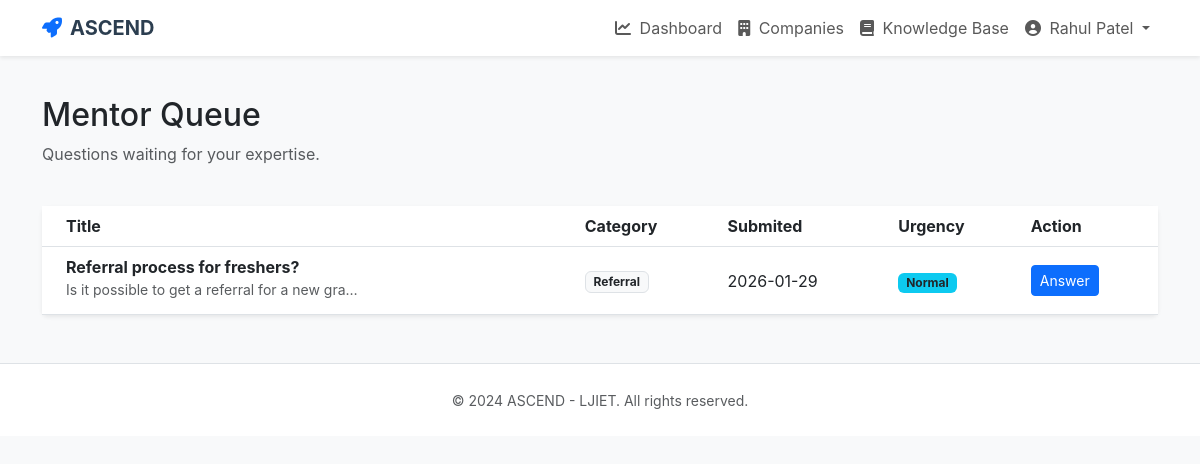
Screenshot of /mentor_queue (signed in) with the database file from the repository.
### app/models.py (models this page shows, shortened)
class User(UserMixin, db.Model):
    id = db.Column(db.Integer, primary_key=True)
    name = db.Column(db.String(64), nullable=False)
    email = db.Column(db.String(120), index=True, unique=True, nullable=False)
    password_hash = db.Column(db.String(128))
    role = db.Column(db.String(20), nullable=False) # 'student', 'alumni', 'admin'
    created_at = db.Column(db.DateTime, default=datetime.utcnow)
    student_profile = db.relationship('Student', backref='user', uselist=False)
    alumni_profile = db.relationship('Alumni', backref='user', uselist=False)

class Question(db.Model):
    id = db.Column(db.Integer, primary_key=True)
    student_id = db.Column(db.Integer, db.ForeignKey('student.id'))
    company_id = db.Column(db.Integer, db.ForeignKey('company.id'))
    title = db.Column(db.String(200), nullable=False)
    body = db.Column(db.Text, nullable=False)
    category = db.Column(db.String(50)) # Interview, Roadmap, etc.
    urgency = db.Column(db.String(20)) # Normal, High
    status = db.Column(db.String(20), default='pending') # pending, answered
    created_at = db.Column(db.DateTime, default=datetime.utcnow)
    responses = db.relationship('Response', backref='question', lazy='dynamic')
    target_mentor_id = db.Column(db.Integer, db.ForeignKey('alumni.id'), nullable=True)

### app/routes/main.py (the view)
@bp.route('/mentor_queue')
@login_required
def mentor_queue():
    if current_user.role != 'alumni':
        flash('Access denied.', 'danger')
        return redirect(url_for('main.student_dashboard'))
    questions = Question.query.filter_by(status='pending').all()
    return render_template('main/mentor_queue.html', questions=questions)

### app/models.py (called while the page is built)
@login.user_loader
def load_user(id):
    return User.query.get(int(id))

### app/templates/main/mentor_queue.html
{% extends "base.html" %}
{% block content %}
<div class="row mb-4">
    <div class="col-12">
        <h2>Mentor Queue</h2>
        <p class="text-muted">Questions waiting for your expertise.</p>
    </div>
</div>
<div class="card shadow-sm border-0">
    <div class="table-responsive">
        <table class="table table-hover align-middle mb-0">
            <thead class="bg-light">
                <tr>
                    <th class="ps-4">Title</th>
                    <th>Category</th>
                    <th>Submited</th>
                    <th>Urgency</th>
                    <th>Action</th>
                </tr>
            </thead>
            <tbody>
                {% for question in questions %}
                <tr>
                    <td class="ps-4">
                        <div class="fw-bold text-dark">{{ question.title }}</div>
                        <small class="text-muted text-truncate d-inline-block" style="max-width: 300px;">{{
                            question.body }}</small>
                    </td>
                    <td><span class="badge bg-light text-dark border">{{ question.category }}</span></td>
                    <td>{{ question.created_at.strftime('%Y-%m-%d') }}</td>
                    <td>
                        {% if question.urgency == 'High' %}
                        <span class="badge bg-danger">High</span>
                        {% else %}
                        <span class="badge bg-info text-dark">Normal</span>
                        {% endif %}
                    </td>
                    <td>
                        <a href="{{ url_for('main.view_question', id=question.id) }}"
                            class="btn btn-sm btn-primary">Answer</a>
                    </td>
                </tr>
                {% else %}
                <tr>
                    <td colspan="5" class="text-center py-4 text-muted">No pending questions in the queue.</td>
                </tr>
                {% endfor %}
            </tbody>
        </table>
    </div>
</div>
{% endblock %}

### app/templates/base.html (shortened to what this page needs)
<!DOCTYPE html>
<html lang="en">
<head>
    <link href="https://cdn.jsdelivr.net/npm/bootstrap@5.3.0/dist/css/bootstrap.min.css" rel="stylesheet">
    <link rel="stylesheet" href="https://cdnjs.cloudflare.com/ajax/libs/font-awesome/6.0.0/css/all.min.css">
</head>
<body>
    <nav class="navbar navbar-expand-lg navbar-light fixed-top">
        <div class="container">
            <a class="navbar-brand" href="{{ url_for('main.index') }}">
                <i class="fas fa-rocket text-primary me-2"></i>ASCEND
            </a>
            <div class="collapse navbar-collapse" id="navbarNav">
                <ul class="navbar-nav ms-auto">
                    {% if current_user.is_authenticated %}
                    <li class="nav-item">
                        <a class="nav-link" href="{{ url_for('main.student_dashboard') }}">
                            <i class="fas fa-chart-line me-1"></i> Dashboard
                        </a>
                    </li>
                    <li class="nav-item">
                        <a class="nav-link" href="{{ url_for('main.company_list') }}">
                            <i class="fas fa-building me-1"></i> Companies
                        </a>
                    </li>
                    <li class="nav-item">
                        <a class="nav-link" href="{{ url_for('main.knowledge_base') }}">
                            <i class="fas fa-book me-1"></i> Knowledge Base
                        </a>
                    </li>
                    <li class="nav-item dropdown">
                        <a class="nav-link dropdown-toggle" href="#" id="userDropdown" role="button"
                            data-bs-toggle="dropdown">
                            <i class="fas fa-user-circle me-1"></i> {{ current_user.name }}
                        </a>
                    </li>
                    {% endif %}
                </ul>
            </div>
        </div>
    </nav>
    <div class="container mt-5 pt-5">
        {% block content %}{% endblock %}
    </div>
    <footer class="bg-white py-4 mt-5 border-top">
        <div class="container text-center text-muted">
            <small>&copy; 2024 ASCEND - LJIET. All rights reserved.</small>
        </div>
    </footer>
</body>
</html>

### app/templates/base.html (style rules this page uses)
body { font-family: 'Inter', sans-serif; background-color: #f8f9fa; }
.navbar { background-color: #fff; box-shadow: 0 2px 4px rgba(0, 0, 0, .08); }
.navbar-brand { font-weight: 700; color: #2c3e50; }
.card { border: none; box-shadow: 0 4px 6px rgba(0, 0, 0, .05); transition: transform 0.2s; }

### rows the page displays
User: name "Rahul Patel"
Question: title "Referral process for freshers?", body "Is it possible to get a referral for a new gra…", category "Referral", created_at "2026-01-29", shows "Normal"
